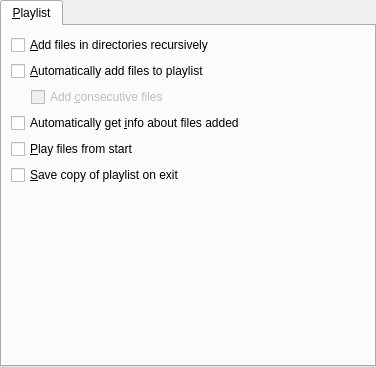
<?xml version="1.0" encoding="UTF-8"?>
<ui version="4.0">
 <class>PrefPlaylist</class>
 <widget class="QWidget" name="PrefPlaylist">
  <property name="geometry">
   <rect>
    <x>0</x>
    <y>0</y>
    <width>376</width>
    <height>367</height>
   </rect>
  </property>
  <layout class="QVBoxLayout">
   <property name="margin">
    <number>0</number>
   </property>
   <item>
    <widget class="QTabWidget" name="playlist_tab">
     <property name="currentIndex">
      <number>0</number>
     </property>
     <widget class="QWidget" name="tab">
      <attribute name="title">
       <string>&amp;Playlist</string>
      </attribute>
      <layout class="QVBoxLayout" name="verticalLayout">
       <item>
        <widget class="QCheckBox" name="recursive_check">
         <property name="text">
          <string>&amp;Add files in directories recursively</string>
         </property>
        </widget>
       </item>
       <item>
        <widget class="QCheckBox" name="auto_add_to_playlist_check">
         <property name="text">
          <string>&amp;Automatically add files to playlist</string>
         </property>
        </widget>
       </item>
       <item>
        <layout class="QHBoxLayout">
         <item>
          <spacer>
           <property name="orientation">
            <enum>Qt::Horizontal</enum>
           </property>
           <property name="sizeType">
            <enum>QSizePolicy::Fixed</enum>
           </property>
           <property name="sizeHint" stdset="0">
            <size>
             <width>20</width>
             <height>20</height>
            </size>
           </property>
          </spacer>
         </item>
         <item>
          <widget class="QCheckBox" name="add_consecutive_files_check">
           <property name="enabled">
            <bool>false</bool>
           </property>
           <property name="sizePolicy">
            <sizepolicy hsizetype="MinimumExpanding" vsizetype="Fixed">
             <horstretch>0</horstretch>
             <verstretch>0</verstretch>
            </sizepolicy>
           </property>
           <property name="text">
            <string>Add &amp;consecutive files</string>
           </property>
          </widget>
         </item>
        </layout>
       </item>
       <item>
        <widget class="QCheckBox" name="getinfo_check">
         <property name="text">
          <string>Automatically get &amp;info about files added</string>
         </property>
        </widget>
       </item>
       <item>
        <widget class="QCheckBox" name="play_from_start_check">
         <property name="text">
          <string>&amp;Play files from start</string>
         </property>
        </widget>
       </item>
       <item>
        <widget class="QCheckBox" name="autosave_on_exit_check">
         <property name="text">
          <string>&amp;Save copy of playlist on exit</string>
         </property>
        </widget>
       </item>
       <item>
        <spacer>
         <property name="orientation">
          <enum>Qt::Vertical</enum>
         </property>
         <property name="sizeHint" stdset="0">
          <size>
           <width>20</width>
           <height>40</height>
          </size>
         </property>
        </spacer>
       </item>
      </layout>
      <zorder>auto_add_to_playlist_check</zorder>
      <zorder>play_from_start_check</zorder>
      <zorder>getinfo_check</zorder>
      <zorder>recursive_check</zorder>
      <zorder>autosave_on_exit_check</zorder>
      <zorder>add_consecutive_files_check</zorder>
     </widget>
    </widget>
   </item>
  </layout>
 </widget>
 <resources/>
 <connections>
  <connection>
   <sender>auto_add_to_playlist_check</sender>
   <signal>toggled(bool)</signal>
   <receiver>add_consecutive_files_check</receiver>
   <slot>setEnabled(bool)</slot>
   <hints>
    <hint type="sourcelabel">
     <x>224</x>
     <y>56</y>
    </hint>
    <hint type="destinationlabel">
     <x>237</x>
     <y>87</y>
    </hint>
   </hints>
  </connection>
 </connections>
</ui>
